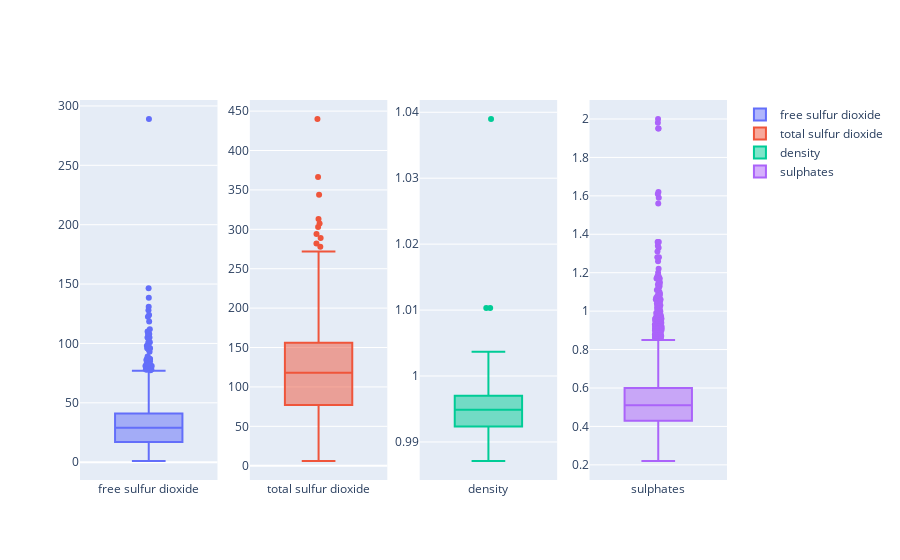

The notebook cell this image was saved under:
### Code cell
vars = ['free sulfur dioxide', 'total sulfur dioxide', 'density', 'sulphates',]
fig = make_subplots(rows=1, cols=len(vars))
for i, var in enumerate(vars):
    fig.add_trace(
        go.Box(y=df_combined[var],
        name=var),
        row=1, col=i+1
    )

fig.update_traces(boxpoints='outliers', jitter=.1)

### Figure 1 — Plotly figure (JSON) as saved in the notebook; plotly's stock layout.template omitted (floating-point values rounded to 4 significant figures; data arrays with more than 128 entries replaced by an {"elided": "..."} marker saying what was removed)
{"data": [{"boxpoints": "outliers", "jitter": 0.1, "name": "free sulfur dioxide", "type": "box", "xaxis": "x", "y": {"elided": "6497 float values"}, "yaxis": "y"}, {"boxpoints": "outliers", "jitter": 0.1, "name": "total sulfur dioxide", "type": "box", "xaxis": "x2", "y": {"elided": "6497 float values"}, "yaxis": "y2"}, {"boxpoints": "outliers", "jitter": 0.1, "name": "density", "type": "box", "xaxis": "x3", "y": {"elided": "6497 float values"}, "yaxis": "y3"}, {"boxpoints": "outliers", "jitter": 0.1, "name": "sulphates", "type": "box", "xaxis": "x4", "y": {"elided": "6497 float values"}, "yaxis": "y4"}], "layout": {"xaxis": {"anchor": "y", "domain": [0, 0.2125]}, "xaxis2": {"anchor": "y2", "domain": [0.2625, 0.475]}, "xaxis3": {"anchor": "y3", "domain": [0.525, 0.7375]}, "xaxis4": {"anchor": "y4", "domain": [0.7875, 1]}, "yaxis": {"anchor": "x", "domain": [0, 1]}, "yaxis2": {"anchor": "x2", "domain": [0, 1]}, "yaxis3": {"anchor": "x3", "domain": [0, 1]}, "yaxis4": {"anchor": "x4", "domain": [0, 1]}}}
